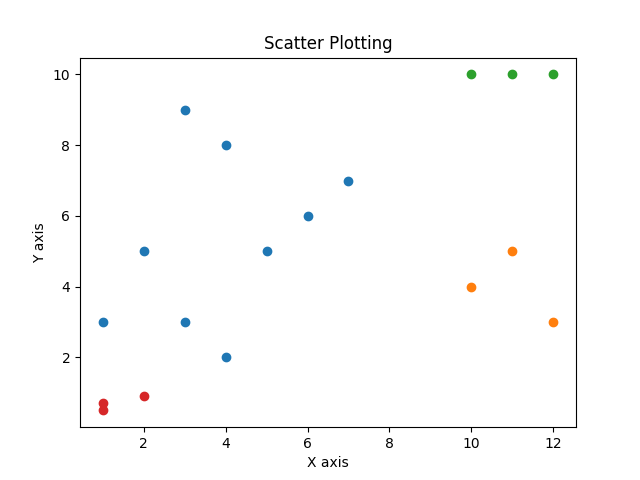

This figure's Python source:
import matplotlib.pyplot as plt

x=[1,2,3,4,5,6,7,4,3]
y=[3,5,3,2,5,6,7,8,9]

plt.scatter(x,y)
plt.scatter([10,11,12],[4,5,3])
plt.scatter([10,11,12],[10,10,10])
plt.scatter([1,2,1],[0.5,0.9,0.7])
plt.xlabel("X axis")
plt.ylabel("Y axis")
plt.title("Scatter Plotting")
plt.savefig("scatter plot1.png")